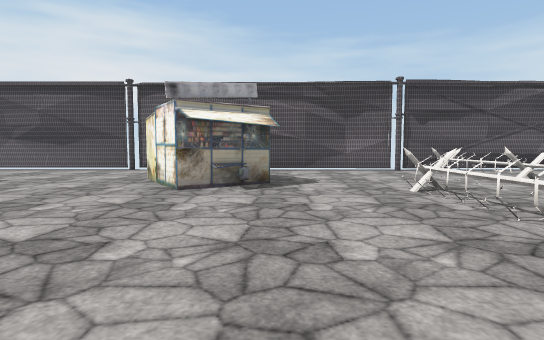
view 1 (above)

23 first-person views from a walk through a scene from a Unity 3-D project. The camera is 1.3 m above the floor, tilts 4° down and sees 80° across. The floor is counted in squares, 2 m on a side. Each view is taken from the middle of a square. On the plan, view 1 faces up. The plan holds only what a view shows up to about 10 squares ahead; the rest is blank. The player character is not drawn. Some animated figures are left out. Some surface patterns are stand-ins.

view 2
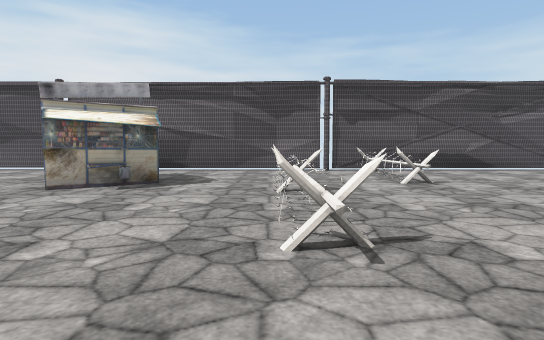

view 3
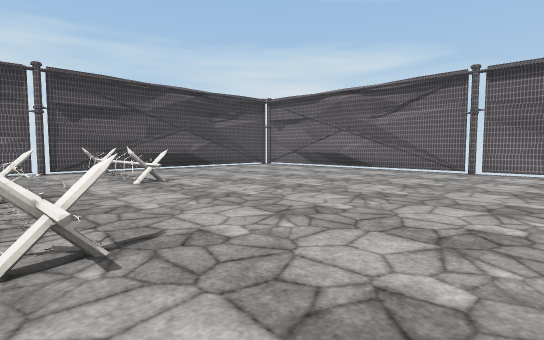

view 4
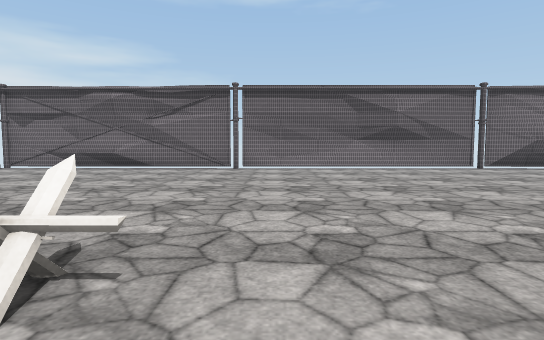

view 5
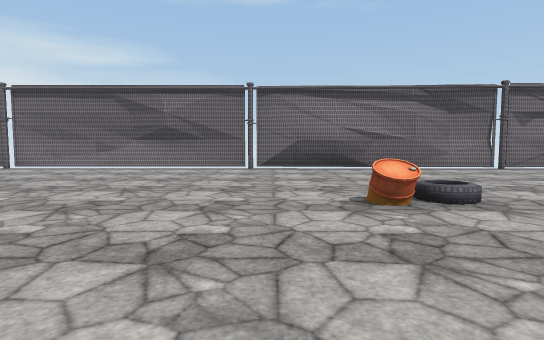

view 6
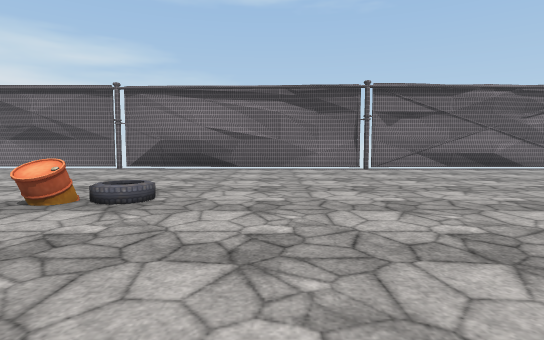

view 7
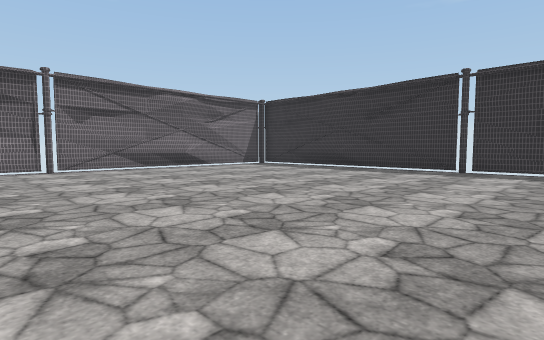

view 8
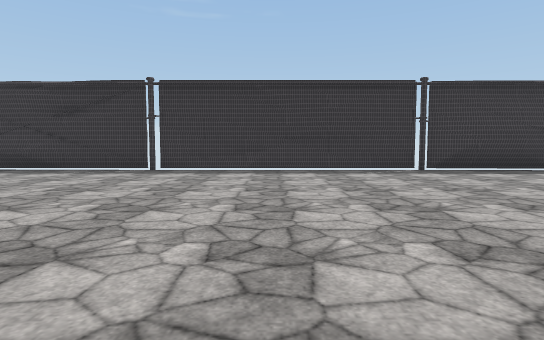

view 9
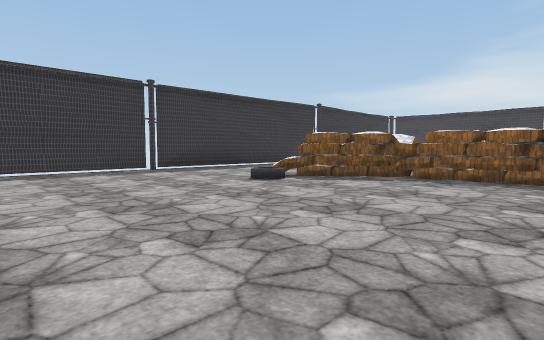

view 10
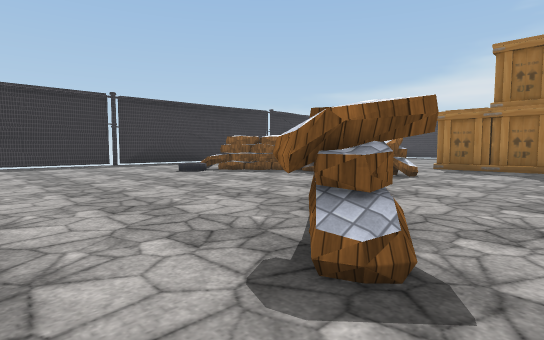

view 11
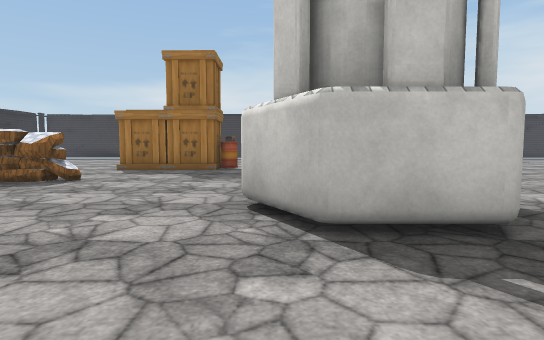

view 12
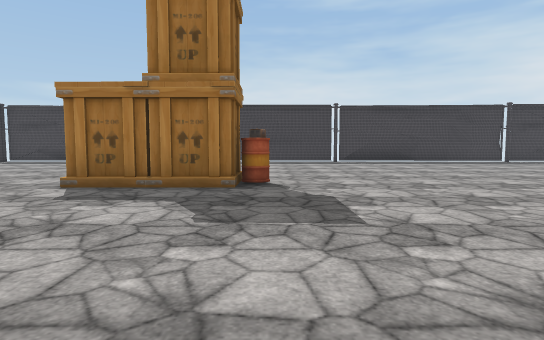

view 13
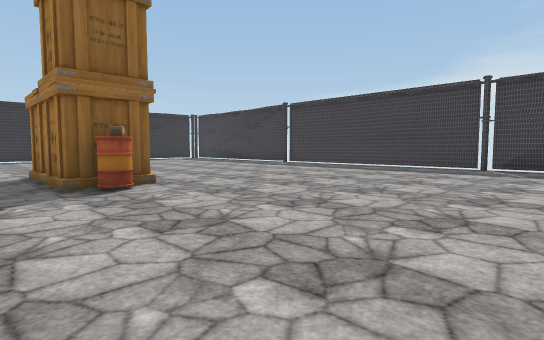

view 14
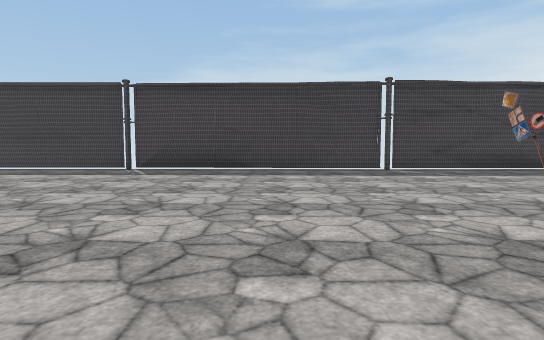

view 15
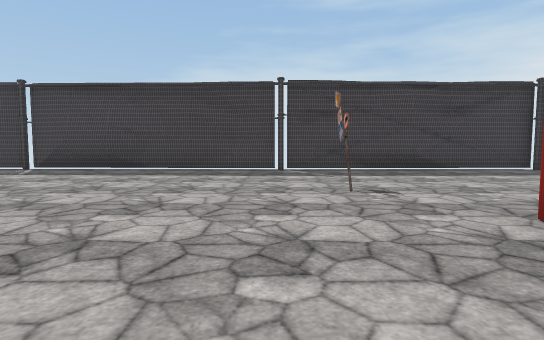

view 16
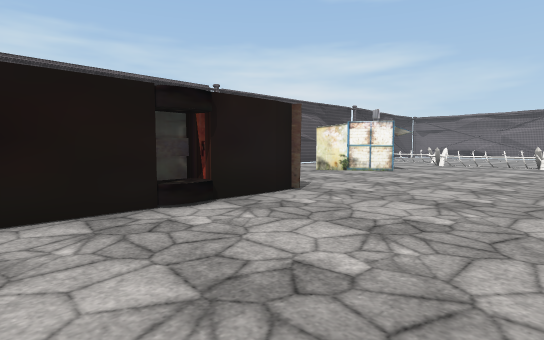

view 17
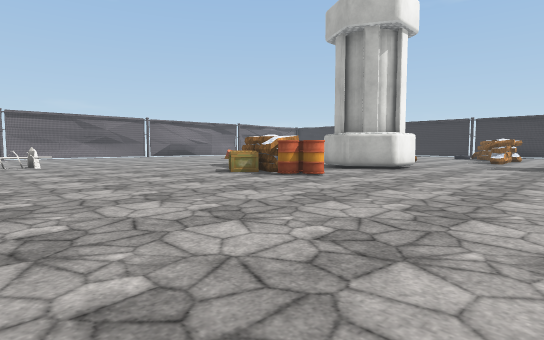

view 18
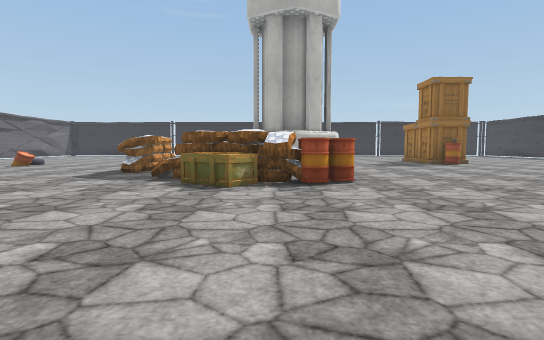

view 19
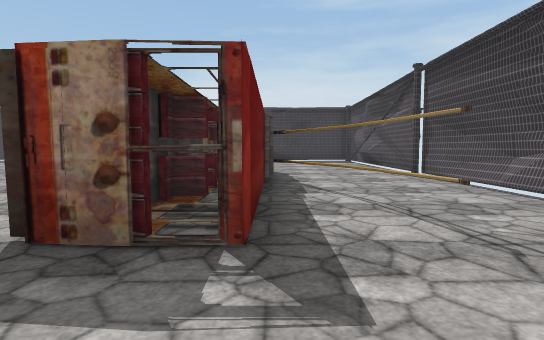

view 20
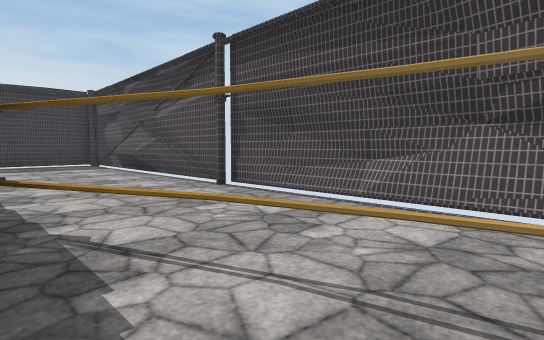

view 21
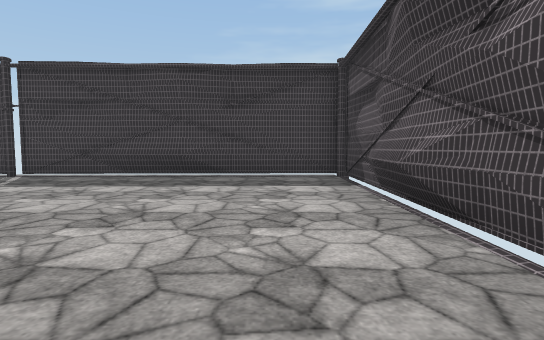

view 22
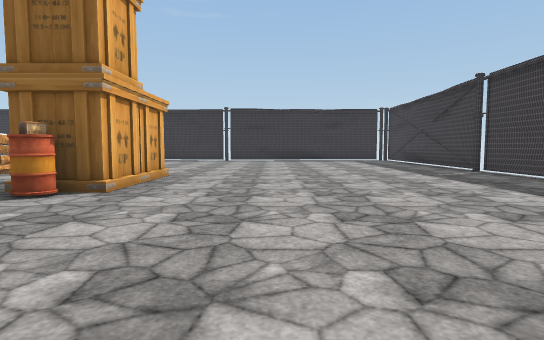

view 23
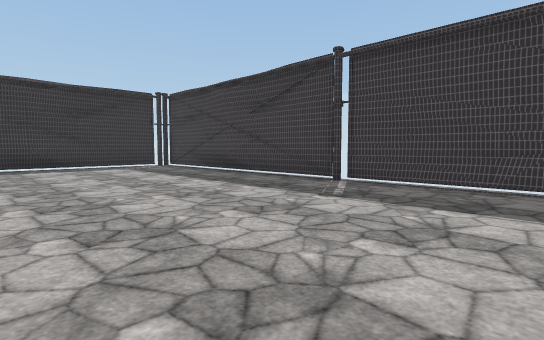

### Floor plan
Key: @ floor where view 1 was taken; # wall or solid block; . floor; / step, stairs or slope; = window, fence, low wall or low ledge; ^ raised ledge; O other object.
Columns run from 20 left of view 1 to 11 right of it. Each row starts with its distance up from view 1.
 10 #################  ######  ####
  9 #................  #....####...#
  8 #................. ......O.....#
  7 #..........#=#....O .....O.....#
  6 #.......  ##......OOO....O.....#
  5 #.......######.....O..O........#
  4 #.....................O........#
  3 #....O................O........#
  2 #.....................O........#
  1 #..............................#
  0 #...................@ .........
 -1 #....................  ........
 -2 #..............O#O....  .......
 -3 #................#/.... .......#
 -4 =................  ............#
 -5 #..............##. .#..........#
 -6 #..............##..  ..........#
 -7 #..............##...  ...O.....#
 -8 #........O...........  ........#
 -9 #........O........#.. .........#
-10 #........O....... #............#
-11 #........O...^..^ .............#
-12 #........... #.................#
-13 #..........  #.................#
-14 #..........  #.................#
-15 #....... ..  ##................#
-16 #.....        #................#
-17 #.....        .................#
-18 #.....        ...............  #
-19   ....       ...............
-20    ###      #####...........
-21                 #############

Positions as (right, up) in squares from view 1, and headings:
1: (0, 0), facing up
2: (2, 0), facing up
3: (2, 0), facing up-right
4: (1, 1), facing right
5: (1, -6), facing right
6: (1, -10), facing right
7: (1, -11), facing down-right
8: (0, -11), facing down
9: (0, -11), facing down-left
10: (0, -8), facing down-left
11: (-1, -7), facing left
12: (-5, -8), facing left
13: (-9, -3), facing down-left
14: (-10, -1), facing left
15: (-10, 2), facing left
16: (-10, 1), facing up-right
17: (-10, 4), facing down-right
18: (-4, 4), facing down
19: (-4, 6), facing left
20: (-7, 6), facing up-left
21: (-12, 8), facing left
22: (-14, -4), facing down
23: (-14, -9), facing down-left
